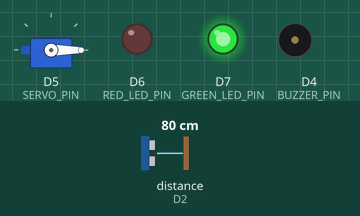
This sketch was run on a simulated ESP8266 (NodeMCU). Parts: servo, output pins drawn as LEDs (lit = HIGH), buzzer (waves = sounding, pin HIGH). Wiring (inferred from the names in the program): ultrasonic range finder: trigger D1; echo D2. Inputs (shaded band) come from the test bench; at power-on: distance to the obstacle (sensor on D2) 80 cm. The echo pulse lasts 58.3 µs per cm; WiFi joins after 1.5 s; servers stay silent unless stated; pins used as bus, display or sensor lines are not drawn; what the sketch prints to the serial monitor is not drawn.

Above: at 3.5 s.
3.6 s: distance to the obstacle (sensor on D2) set to 12 cm
5.1 s: distance to the obstacle (sensor on D2) set to 9 cm
At 5.5 s:
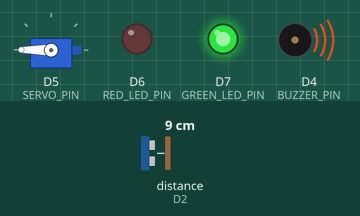
8.1 s: distance to the obstacle (sensor on D2) set to 18 cm
At 9.4 s:
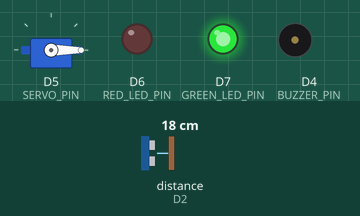
9.9 s: distance to the obstacle (sensor on D2) set to 2 cm
At 11.4 s:
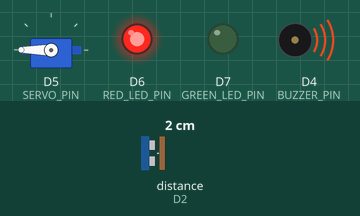
Timing chart, 0 to 13.9 s (numbered marks = the images above; inputs shaded):
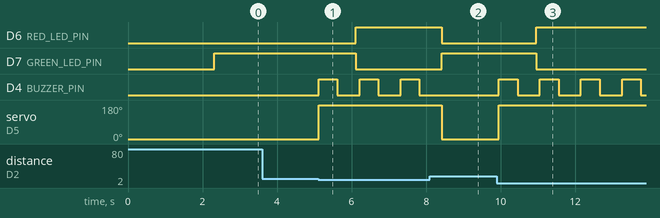

The sketch:

SmartParkingSystem.ino
```cpp
#define BLYNK_TEMPLATE_ID "TMPL6_v7LKdZx"
#define BLYNK_TEMPLATE_NAME "OtoparkProjeNodemcu"
#define BLYNK_AUTH_TOKEN "AVPqQPQ91PBD97czJo4_S-UYUgIKAqZk"

#include <Servo.h>
#include <ESP8266WiFi.h>
#include <BlynkSimpleEsp8266.h>

#define TRIG_PIN D1       // Trig pin HC-SR04
#define ECHO_PIN D2       // Echo pin HC-SR04
#define BUZZER_PIN D4     // Buzzer pin
#define SERVO_PIN D5      // Servo motor pin
#define RED_LED_PIN D6    // Kırmızı LED pin
#define GREEN_LED_PIN D7  // Yeşil LED pin

Servo myServo;            // Servo motor objesi

long duration;
int distance;
int servoPosition = 0;    // Servo motor pozisyonu
bool barrierControl = false;  // Blynk bariyer kontrolü (manuel/otomatik)

// WiFi bilgileri
char ssid[] = "tunahan";
char pass[] = "12345677";

void connectToWiFi() {
  Serial.print("WiFi'ye bağlanılıyor: ");
  Serial.println(ssid);

  WiFi.begin(ssid, pass);

  // WiFi bağlanana kadar bekle
  int retryCount = 0;
  while (WiFi.status() != WL_CONNECTED) {
    delay(1000);
    Serial.print(".");
    retryCount++;

    // Eğer çok uzun süre bağlanamazsa yeniden başlat
    if (retryCount > 10) {
      Serial.println("\nWiFi'ye bağlanılamadı. ESP yeniden başlatılıyor...");
      ESP.restart();
    }
  }

  Serial.println("\nWiFi bağlantısı başarılı!");
  Serial.print("IP Adresi: ");
  Serial.println(WiFi.localIP());
}

void setup() {
  Serial.begin(115200);

  pinMode(TRIG_PIN, OUTPUT);
  pinMode(ECHO_PIN, INPUT);
  pinMode(BUZZER_PIN, OUTPUT);
  pinMode(RED_LED_PIN, OUTPUT);    // Kırmızı LED pinini çıkış olarak ayarla
  pinMode(GREEN_LED_PIN, OUTPUT);  // Yeşil LED pinini çıkış olarak ayarla

  myServo.attach(SERVO_PIN);
  myServo.write(servoPosition);  // Başlangıçta bariyer kapalı

  // Başlangıçta LED'leri kapalı tut
  digitalWrite(RED_LED_PIN, LOW);
  digitalWrite(GREEN_LED_PIN, LOW);

  // WiFi'ye bağlan
  connectToWiFi();

  // Blynk başlat
  Blynk.begin(BLYNK_AUTH_TOKEN, ssid, pass);
}

// Blynk üzerinden manuel kontrol (V1 butonu)
BLYNK_WRITE(V1) {
  int buttonState = param.asInt();  // Buton durumu (0: Kapalı, 1: Açık)
  barrierControl = (buttonState == 1);  // Blynk bariyer kontrol durumunu güncelle
}

void loop() {
  Blynk.run();  // Blynk işlemlerini çalıştır

  // Ultrasonik sensörden mesafe ölçümü
  digitalWrite(TRIG_PIN, LOW);
  delayMicroseconds(2);
  digitalWrite(TRIG_PIN, HIGH);
  delayMicroseconds(10);
  digitalWrite(TRIG_PIN, LOW);

  duration = pulseIn(ECHO_PIN, HIGH);
  distance = duration * 0.034 / 2;  // Mesafeyi santimetre olarak hesapla

  // Mesafeyi Blynk'e gönder (V0 üzerinden)
  Blynk.virtualWrite(V0, distance);

  // Eğer manuel kontrol açıksa (Blynk butonuyla)
  if (barrierControl) {
    myServo.write(180);           // Bariyeri aç
    digitalWrite(RED_LED_PIN, HIGH);   // Kırmızı ışığı yak
    digitalWrite(GREEN_LED_PIN, LOW);  // Yeşil ışığı kapat
    Blynk.virtualWrite(V2, 0);    // Kırmızı LED'in durumu
    return;  // Otomatik sensör kontrolünü atla
  }

  // Eğer mesafe 10 cm'den küçükse, araba algılanmış demektir
  if (distance < 10) {
    // Servo motoru 180 derece döndürerek bariyeri kaldır
    myServo.write(180);
    // Buzzer'ı çaldır
    digitalWrite(BUZZER_PIN, HIGH);
    delay(500);  // Buzzer sesini 0.5 saniye boyunca çaldır
    digitalWrite(BUZZER_PIN, LOW);
    delay(500);   // Biraz bekleyelim

    // Kırmızı ışığı yak
    digitalWrite(RED_LED_PIN, HIGH);
    digitalWrite(GREEN_LED_PIN, LOW);  // Yeşil ışığı kapat
    Blynk.virtualWrite(V2, 0);    // Kırmızı LED'in durumu
  } else {
    // Eğer araba yoksa, bariyeri kapalı tut
    myServo.write(0);

    // Yeşil ışığı yak
    digitalWrite(RED_LED_PIN, LOW);   // Kırmızı ışığı kapat
    digitalWrite(GREEN_LED_PIN, HIGH);
    Blynk.virtualWrite(V2, 1);    // Yeşil LED'in durumu
  }

  delay(100);  // Bir sonraki ölçüm için kısa bir gecikme
}
```

Measured:
- the behaviour switches between 11 and 10 cm on distance to the obstacle (sensor on D2) (found by bisection; images 0 and 1)
- after the input at 3.6 s, every drawn part: stays the same
- after the input at 5.1 s, D6 (RED_LED_PIN): LOW → HIGH after 1.0 s; D7 (GREEN_LED_PIN): HIGH → LOW after 1.0 s; D4 (BUZZER_PIN): alternates HIGH for 0.50 s and LOW for 0.60 s, starting at once; servo on D5 (SERVO_PIN): 0° → 180° at once
- after the input at 8.1 s, D6 (RED_LED_PIN): HIGH → LOW after 0.32 s; D7 (GREEN_LED_PIN): LOW → HIGH after 0.32 s; D4 (BUZZER_PIN): stays LOW (without the input it goes to HIGH after 0.32 s); servo on D5 (SERVO_PIN): 180° → 0° after 0.32 s
- after the input at 9.9 s, D6 (RED_LED_PIN): LOW → HIGH after 1.1 s; D7 (GREEN_LED_PIN): HIGH → LOW after 1.1 s; D4 (BUZZER_PIN): alternates HIGH for 0.50 s and LOW for 0.60 s, starting after 0.05 s; servo on D5 (SERVO_PIN): 0° → 180° after 0.05 s
